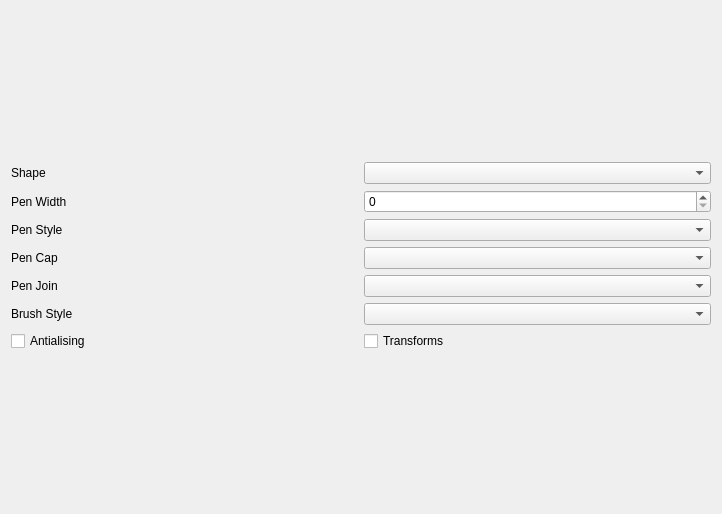
<?xml version="1.0" encoding="UTF-8"?>
<ui version="4.0">
 <class>Widget</class>
 <widget class="QWidget" name="Widget">
  <property name="geometry">
   <rect>
    <x>0</x>
    <y>0</y>
    <width>722</width>
    <height>514</height>
   </rect>
  </property>
  <property name="windowTitle">
   <string>Widget</string>
  </property>
  <layout class="QVBoxLayout" name="verticalLayout_2">
   <item>
    <layout class="QVBoxLayout" name="canvasLayout"/>
   </item>
   <item>
    <layout class="QVBoxLayout" name="verticalLayout">
     <item>
      <layout class="QHBoxLayout" name="horizontalLayout">
       <item>
        <widget class="QLabel" name="label">
         <property name="text">
          <string>Shape</string>
         </property>
        </widget>
       </item>
       <item>
        <widget class="QComboBox" name="shapeCombo"/>
       </item>
      </layout>
     </item>
     <item>
      <layout class="QHBoxLayout" name="horizontalLayout_2">
       <item>
        <widget class="QLabel" name="label_2">
         <property name="text">
          <string>Pen Width</string>
         </property>
        </widget>
       </item>
       <item>
        <widget class="QSpinBox" name="penWidthSpinbox"/>
       </item>
      </layout>
     </item>
     <item>
      <layout class="QHBoxLayout" name="horizontalLayout_3">
       <item>
        <widget class="QLabel" name="label_3">
         <property name="text">
          <string>Pen Style</string>
         </property>
        </widget>
       </item>
       <item>
        <widget class="QComboBox" name="penStyleCombobox"/>
       </item>
      </layout>
     </item>
     <item>
      <layout class="QHBoxLayout" name="horizontalLayout_4">
       <item>
        <widget class="QLabel" name="label_4">
         <property name="text">
          <string>Pen Cap</string>
         </property>
        </widget>
       </item>
       <item>
        <widget class="QComboBox" name="penCapCombobox"/>
       </item>
      </layout>
     </item>
     <item>
      <layout class="QHBoxLayout" name="horizontalLayout_5">
       <item>
        <widget class="QLabel" name="label_5">
         <property name="text">
          <string>Pen Join</string>
         </property>
        </widget>
       </item>
       <item>
        <widget class="QComboBox" name="penJoinComboBox"/>
       </item>
      </layout>
     </item>
     <item>
      <layout class="QHBoxLayout" name="horizontalLayout_6">
       <item>
        <widget class="QLabel" name="label_6">
         <property name="text">
          <string>Brush Style</string>
         </property>
        </widget>
       </item>
       <item>
        <widget class="QComboBox" name="brushStyleCombobox"/>
       </item>
      </layout>
     </item>
     <item>
      <layout class="QHBoxLayout" name="horizontalLayout_7">
       <item>
        <widget class="QCheckBox" name="antiAlisingCheckbox">
         <property name="text">
          <string>Antialising</string>
         </property>
        </widget>
       </item>
       <item>
        <widget class="QCheckBox" name="transformsCheckbox">
         <property name="text">
          <string>Transforms</string>
         </property>
        </widget>
       </item>
      </layout>
     </item>
    </layout>
   </item>
  </layout>
 </widget>
 <layoutdefault spacing="6" margin="11"/>
 <resources/>
 <connections/>
</ui>
